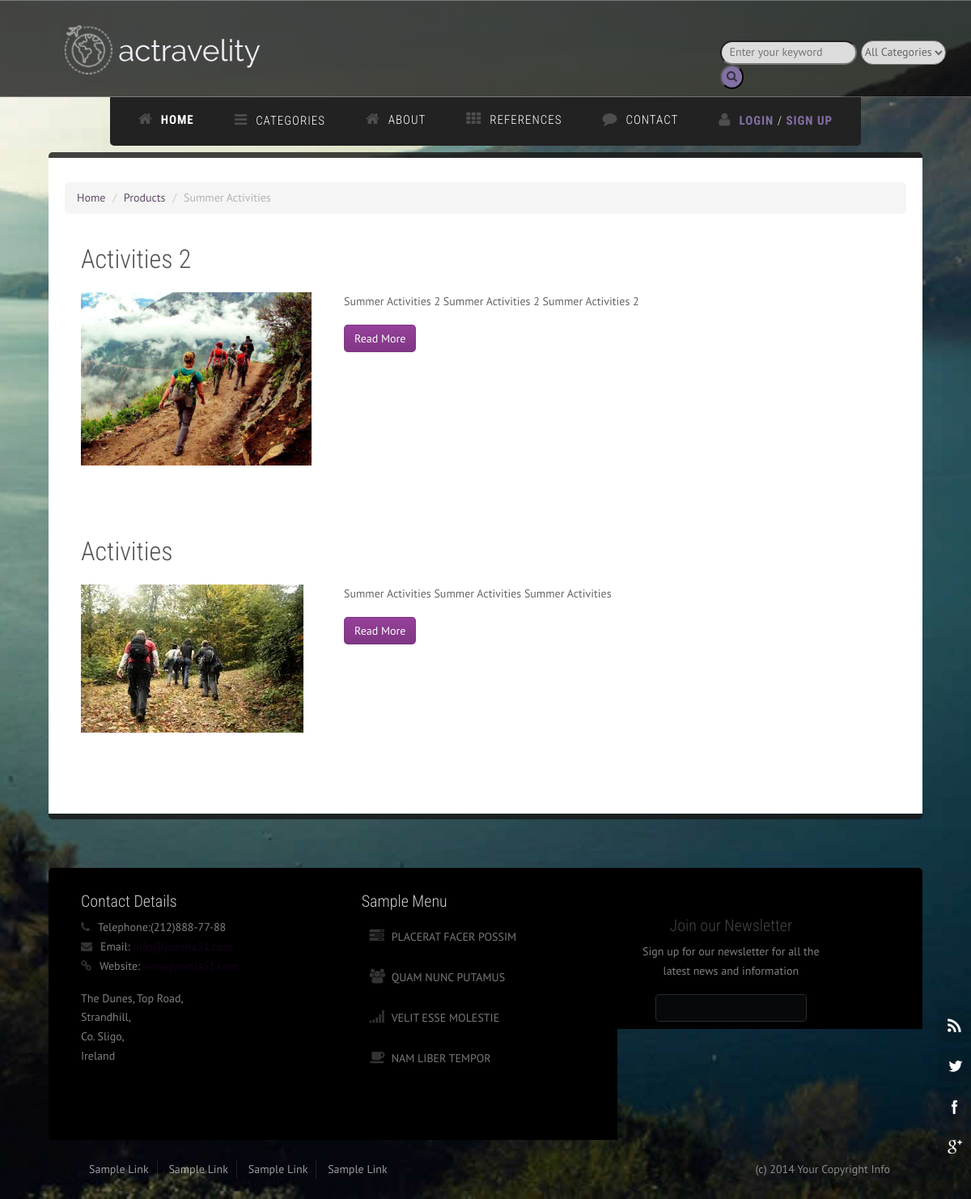
Before: /category/10/italya/ with the older database file.
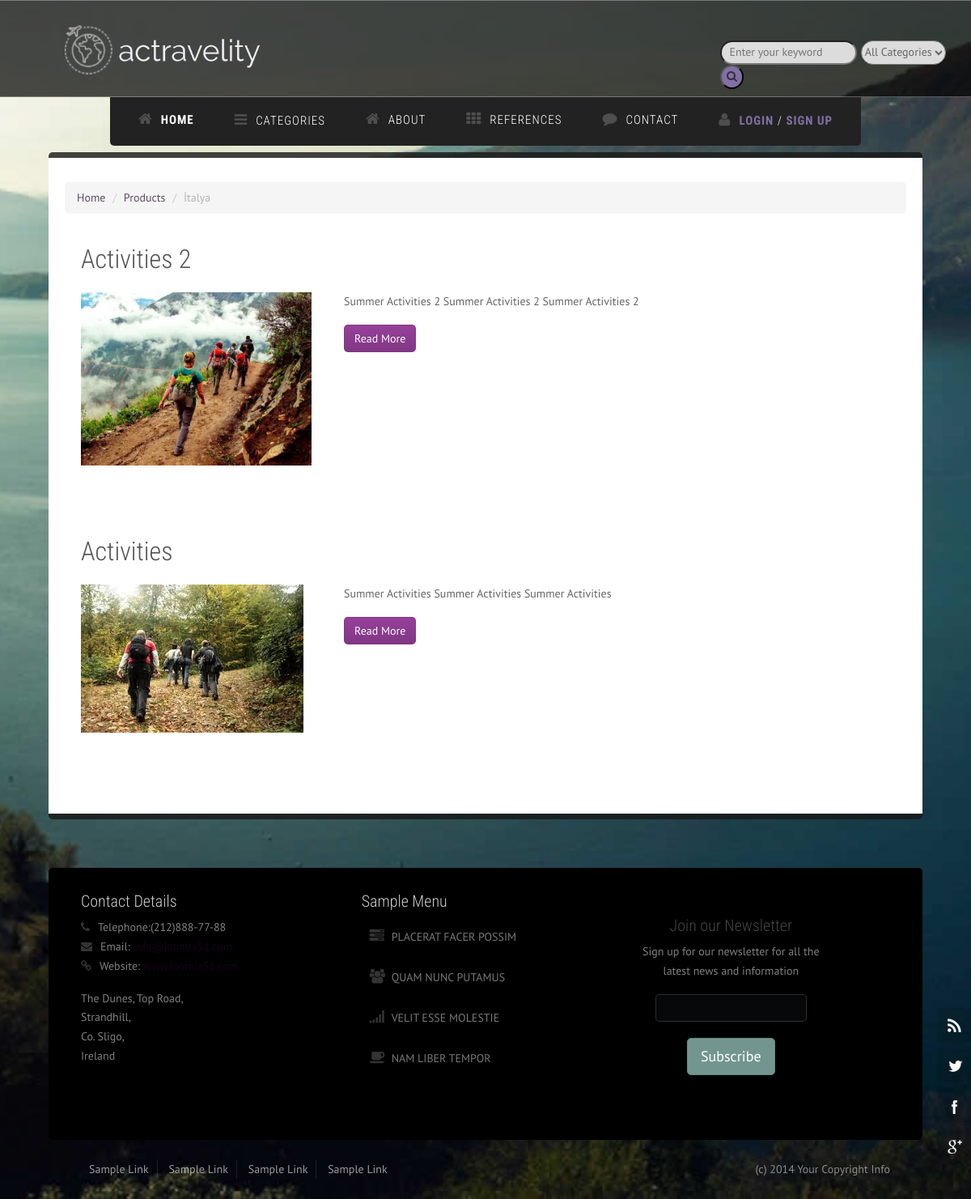
After: the same page with the newer database file.
### product/models.py (models this page shows, shortened)
class Category(MPTTModel):
    STATUS = (
        ('True', 'Yes'),
        ('False', 'No'),
    )
    TYPE = (
        ('Category','Category'),
        ('Activity','Activity'),
    )
    title = models.CharField(max_length=50)
    keywords = models.CharField(max_length=255)
    description = models.CharField(max_length=255)
    type = models.CharField(max_length=10, choices=TYPE,default="Category")
    image = models.ImageField(blank=True, upload_to='images/')
    status = models.CharField(max_length=10, choices=STATUS)
    slug = models.SlugField(null=False,unique=True)
    parent = TreeForeignKey('self', blank=True, null=True, related_name='children', on_delete=models.CASCADE)
    create_at = models.DateTimeField(auto_now_add=True)
    update_at = models.DateTimeField(auto_now=True)
    class MPTTMeta:
        order_insertion_by = ['title']
    def image_tag(self):
        return mark_safe('<img src="{}" height="50"/>'.format(self.image.url))
    image_tag.short_description = "Image"

### home/views.py (the view)
# urls.py: path('category/<int:id>/<slug:slug>/',views.category_products, name='category_products'),
def category_products(request,id,slug):
    category = Category.objects.all()
    categorydata = Category.objects.get(pk=id)
    products = Product.objects.filter(category_id=id).order_by('-id')
    context = {'products': products,
               'category': category,
               'categorydata': categorydata
               }
    return render(request, 'products.html', context)

### home/templates/products.html (shortened to what this page needs)
{% extends 'homebase.html' %}
{% block content %}
    <div id="content">
        <div class="container background-white">
            <div class="row margin-vert-30">
            <div class="blog-post">
                        <div id="breadcrumb">
                            <div class="content">
                                <ul class = "breadcrumb">
                                    <li><a href="/">Home</a></li>
                                    <li><a href="#">Products</a></li>
                                    <li class="active">{{ categorydata.title }}</li>
                                </ul>
                            </div>
                <div class="col-md-9">
                    {% for rs in products %}
                        <div class="blog-post padding-bottom-20">
                            <div class="blog-item-header">
                                <h2>
                                    <a href="/product/{{ rs.id }}/{{ rs.slug }}">
                                        {{ rs.title }}</a>
                                </h2>
                            </div>
                            <div class="blog">
                                <div class="blog-post-body row margin-top-15">
                                    <div class="col-md-5">
                                        <img class="margin-bottom-20" src="{{ rs.image.url }}" alt="thumb1">
                                    </div>
                                    <div class="col-md-7">
                                        {{ rs.description|safe }}
                                        <a href="/product/{{ rs.id }}/{{ rs.slug }}" class="btn btn-violet">
                                            Read More
                                        </a>
                                    </div>
                                </div>
                            </div>
                        </div>
                    {% endfor %}
                </div>
            </div>
        </div>
    </div>
    </div>
{% endblock %}

Changed rows visible on the page:
changed Category: title "Summer Activities" → "İtalya"
